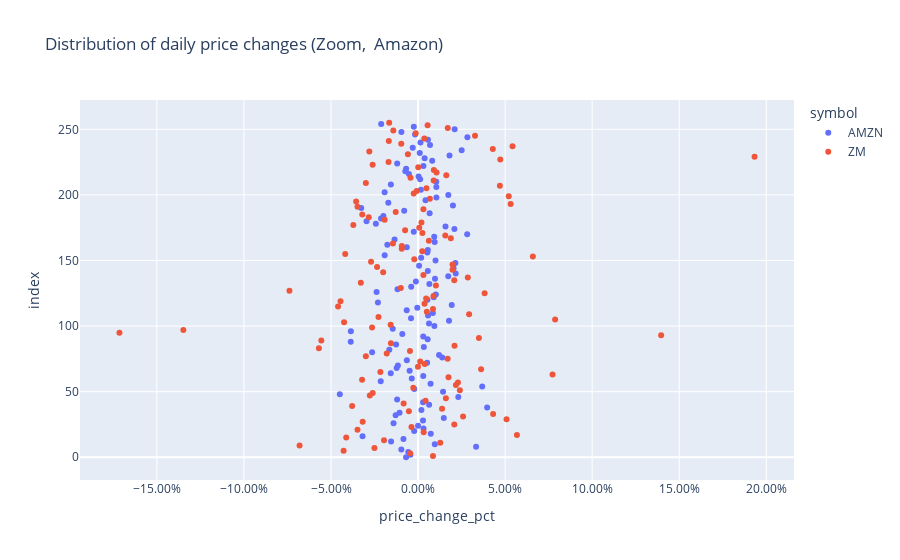

Here is the notebook cell this chart was saved with:
### Code cell
query = """
   SELECT symbol, time_frame, max((closing_price-opening_price)/closing_price) AS price_change_pct
    FROM ( 
        SELECT 
        symbol, 
        time_bucket('1 day', stock_datetime) AS time_frame, 
        first(price_open, stock_datetime) AS opening_price, 
        last(price_close, stock_datetime) AS closing_price
        FROM stocks_new
        WHERE symbol IN ('ZM', 'AMZN')
        GROUP BY time_frame, symbol
    ) s
    GROUP BY symbol, s.time_frame
    ORDER BY time_frame
"""
df = pd.read_sql(query, conn)
figure = px.scatter(df, x="price_change_pct", color="symbol", title="Distribution of daily price changes (Zoom,  Amazon)")
figure = figure.update_layout(xaxis={'tickformat': '.2%'})
figure.show()
